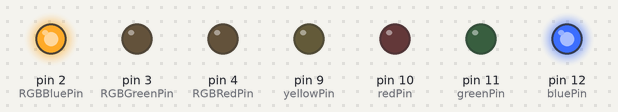
A sketch run on a simulated Arduino Uno, built with avr-gcc and run on an emulated ATmega328P. Parts: output pins drawn as LEDs (lit = HIGH).

Above: at 0.4 s.
At 1.4 s:
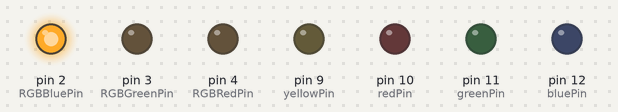
At 2.4 s:
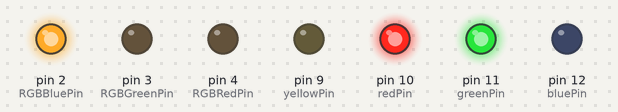
At 3.6 s:
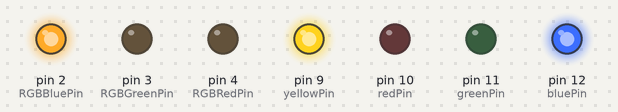
At 4.5 s:
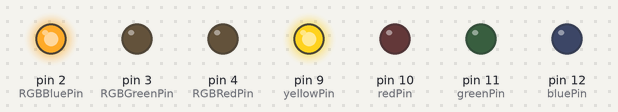
At 5.6 s:
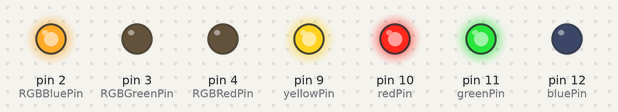
Timing chart, 0 to 7.3 s (numbered marks = the images above):
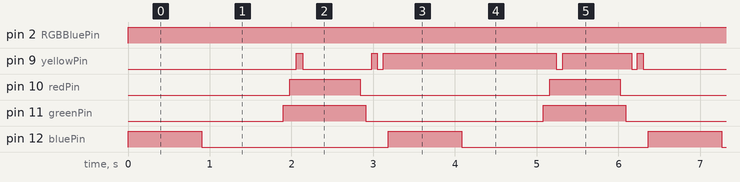

Measured:
- by itself, pin 2 (RGBBluePin): LOW → HIGH at 0.00 s
- by itself, pin 10 (redPin): alternates HIGH for 0.86 s and LOW for 2.3 s
- by itself, pin 11 (greenPin): alternates HIGH for 1.0 s and LOW for 2.2 s
- by itself, pin 12 (bluePin): alternates HIGH for 0.90 s and LOW for 2.3 s
- by itself, pin 9 (yellowPin): repeats every 6.4 s: LOW 0.84 s, HIGH 0.07 s, LOW 0.07 s, HIGH 2.1 s, LOW 0.08 s, HIGH 0.84 s, LOW 0.07 s, HIGH 0.07 s, LOW 2.1 s, HIGH 0.08 s

The sketch:

LitLightshows_CamperTemplate.ino
```cpp
int bluePin = 12;
int greenPin = 11;
int redPin = 10;
int yellowPin = 9;
int RGBRedPin = 4;
int RGBGreenPin = 3;
int RGBBluePin = 2;

int bluePinState = 0;
int greenPinState = 0;
int redPinState = 0;
int yellowPinState = 0;


void setup() {
  // This is all setup code to tell the Arduino that each pin we've specified is being used for output!
  pinMode(bluePin, OUTPUT);
  pinMode(greenPin, OUTPUT);
  pinMode(redPin, OUTPUT);
  pinMode(yellowPin, OUTPUT);
  pinMode(RGBRedPin, OUTPUT);
  pinMode(RGBGreenPin, OUTPUT);
  pinMode(RGBBluePin, OUTPUT);
}

void loop() {
  // THIS IS WHERE WE WILL PUT OUR CODE

switchColour("Blue");
setRGBColour(0, 0, 255);

delay(900);

switchColour("Blue");


delay(1000);


switchColour("Green");


delay(80);


switchColour("Red");


delay(80);


switchColour("Yellow");


delay(80);

switchColour("Yellow");

delay(700);

switchColour("Red");

delay(70);

switchColour("Green");


delay(70);

switchColour("Yellow");


delay(70);

switchColour("Yellow");


delay(70);


switchColour("Yellow");


delay(60);


}

/**
 * Can use the function below to set the colour of the RGB Led.
 * call the function and give it 3 values between 0 and 255.
 * like this -> setRGBColour(230, 80, 5);
 * Can also create a random colour by doing the line below:
 * setRGBColour(random(0, 255), random(0,255), random(0,255));
 */
void setRGBColour(int red, int green, int blue){
  analogWrite(RGBRedPin, red);
  analogWrite(RGBGreenPin, green);
  analogWrite(RGBBluePin, blue);

}

/**
 * Can use this function to switch the state of any of the 4 coloured LEDs
 * This function takes a single parameter, either "Red", "Green", "Blue", or "Yellow".
 * If the LED is on, this will turn it off, and if its off it will turn it on.
 * Can be called by going -> switchColour("Red")
 */
void switchColour(String colour){
  if(colour == "Red"){
    if(redPinState == 0){
      digitalWrite(redPin, HIGH);
      redPinState = 1;
    } else {
      digitalWrite(redPin, LOW);
      redPinState = 0;
    }
  } else if (colour == "Blue"){
    if(bluePinState == 0){
      digitalWrite(bluePin, HIGH);
      bluePinState = 1;
    } else {
      digitalWrite(bluePin, LOW);
      bluePinState = 0;
    }

  } else if (colour == "Green"){
    if(greenPinState == 0){
      digitalWrite(greenPin, HIGH);
      greenPinState = 1;
    } else {
      digitalWrite(greenPin, LOW);
      greenPinState = 0;
    }

  } else {
    if(yellowPinState == 0){
      digitalWrite(yellowPin, HIGH);
      yellowPinState = 1;
    } else {
      digitalWrite(yellowPin, LOW);
      yellowPinState = 0;
    }
  }
}
```
